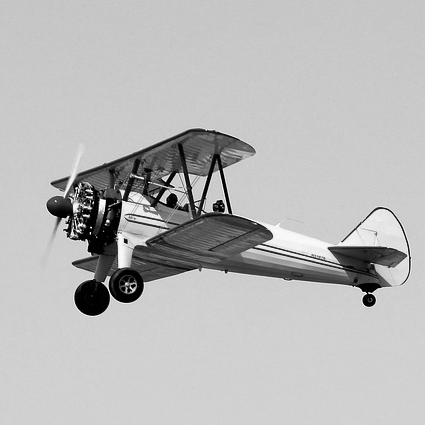
#> input picture biplan.png, 425 x 425 px
$ python bruit.py
#> lines starting #> are read from the running program, lines starting #| are printed output that depends on the picture; long printed decimals are rounded
import numpy as np
import skimage as ski
import skimage.io as io
import skimage.util as util
import matplotlib.pyplot as plt

I = io.imread("biplan.png")
#> I is the input picture: shape (425, 425); min 0, max 254, mean 185.1
print(I.dtype)
#| uint8
print(I.min(), I.max())
#| 0 254

I = ski.img_as_float(I)
print(I.dtype)
#| float64
print(I.min(), I.max())
#| 0.0 0.9961

plt.figure(figsize=(8,8))
plt.imshow(I, "gray")
plt.show()

J = util.random_noise(I, mode="gaussian", var=1)
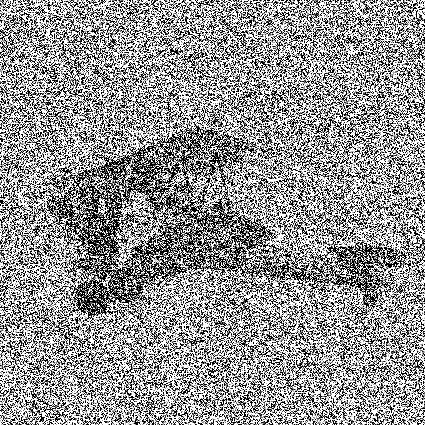
#> J: shape (425, 425) float64; min 0, max 1, mean 0.585
plt.figure(figsize=(8,8))
plt.imshow(J, "gray")
plt.show()
